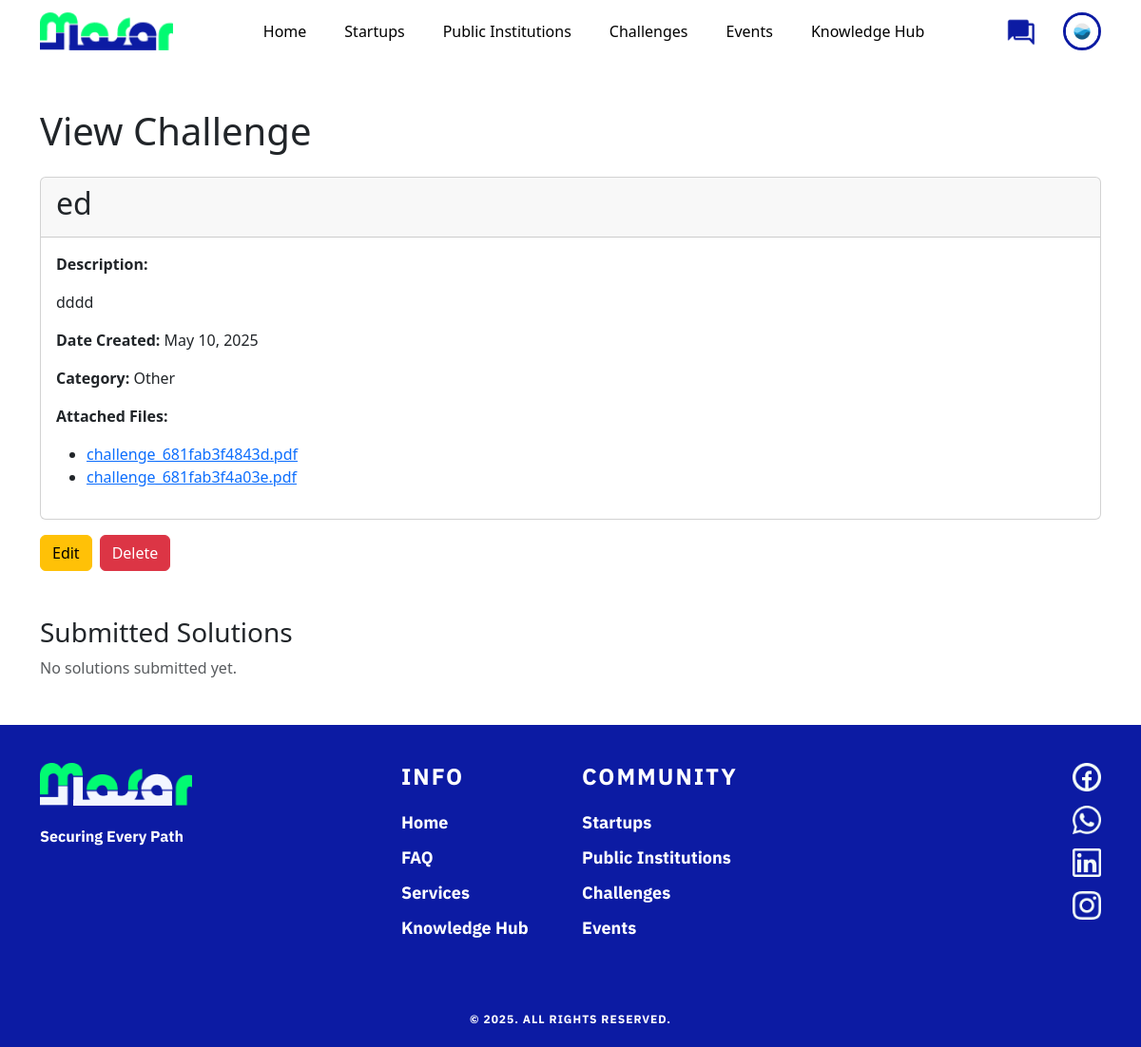
Page /front_office/pages/challenge_details.php?challenge_id=6 (signed in) on the committed database.
### tables this page shows
CREATE TABLE `public_institutions` (
  `institution_id` int(11) NOT NULL,
  `user_id` int(11) DEFAULT NULL,
  `institution_name` varchar(150) NOT NULL,
  `unique_identifier` varchar(50) NOT NULL,
  `commercial_register` varchar(255) NOT NULL,
  `description` text DEFAULT NULL,
  `contact_email` varchar(100) DEFAULT NULL,
  `logo` varchar(255) DEFAULT NULL,
  `type` varchar(100) DEFAULT NULL,
  `about_section` text DEFAULT NULL,
  `phone_number` varchar(20) DEFAULT NULL,
  `address` text DEFAULT NULL,
  `website_url` varchar(255) DEFAULT NULL,
  `facebook_link` varchar(255) DEFAULT NULL,
  `linkedin_link` varchar(255) DEFAULT NULL,
  `x_link` varchar(255) DEFAULT NULL,
  `instagram_link` varchar(255) DEFAULT NULL
);

CREATE TABLE `challenges` (
  `challenge_id` int(11) NOT NULL,
  `institution_id` int(11) DEFAULT NULL,
  `title` varchar(150) NOT NULL,
  `description` text DEFAULT NULL,
  `type` enum('targeted','open-ended') DEFAULT 'open-ended',
  `status` enum('open','closed') DEFAULT 'open',
  `posted_at` timestamp NOT NULL DEFAULT current_timestamp(),
  `deadline` date DEFAULT NULL,
  `created_at` datetime DEFAULT current_timestamp(),
  `file_attachment` varchar(255) DEFAULT NULL,
  `category` enum('Operations','Design & Planning','Land Use & Urban Planning','Vehicles','Automated Enforcement','ITS & Data Utilization','Police Enforcement','Legislation & Regulations','Training, Awareness & Education','Other') NOT NULL DEFAULT 'Other'
);

CREATE TABLE `media` (
  `media_id` int(11) NOT NULL,
  `post_id` int(11) DEFAULT NULL,
  `idea_id` int(11) DEFAULT NULL,
  `media_type` varchar(50) DEFAULT NULL,
  `file_path` varchar(255) DEFAULT NULL,
  `created_at` timestamp NOT NULL DEFAULT current_timestamp(),
  `post_institution_id` int(11) DEFAULT NULL,
  `challenge_id` int(11) DEFAULT NULL,
  `story_id` int(11) DEFAULT NULL
);

### front_office/pages/challenge_details.php (the view, shortened to what this page needs)
<?php
include '../includes/db.php';
include '../components/navbar.php';
$role = $_SESSION['role'] ?? null;
$institution_id = $_SESSION['institution_id'] ?? null;
$challenge_id = intval($_GET['challenge_id']);
$getChallenge = mysqli_query($conn, "SELECT * FROM challenges WHERE challenge_id = '$challenge_id'");
$getChallengeMedia = mysqli_query($conn, "
    SELECT * FROM media
    WHERE challenge_id = '$challenge_id'
");
$challenge = mysqli_fetch_assoc($getChallenge);
?>
<!DOCTYPE html>
<html lang="en">
<head>
  <link href="https://cdn.jsdelivr.net/npm/bootstrap@5.1.3/dist/css/bootstrap.min.css" rel="stylesheet">
</head>
<body>
<div class="container my-5">
  <h1 class="mb-4">View Challenge</h1>
  <div class="card">
    <div class="card-header">
      <h2><?= htmlspecialchars($challenge['title']) ?></h2>
    </div>
    <div class="card-body">
      <p><strong>Description:</strong></p>
      <p><?= nl2br(htmlspecialchars($challenge['description'])) ?></p>
      <p><strong>Date Created:</strong> <?= date('F j, Y', strtotime($challenge['created_at'])) ?></p>
      <p><strong>Category:</strong> <?= htmlspecialchars($challenge['category'] ?? 'Unspecified') ?></p>
      <?php if ($getChallengeMedia && mysqli_num_rows($getChallengeMedia) > 0): ?>
  <p><strong>Attached Files:</strong></p>
  <ul>
    <?php while ($media = mysqli_fetch_assoc($getChallengeMedia)): ?>
      <li>
        <a href="<?= htmlspecialchars($media['file_path']) ?>" target="_blank">
          <?= basename($media['file_path']) ?>
        </a>
      </li>
    <?php endwhile; ?>
  </ul>
<?php else: ?>
  <p class="text-muted">No file attached.</p>
<?php endif; ?>
    </div>
  </div>
  <div class="mt-3 d-flex flex-wrap gap-2">
    <?php if ($role === 'institution' && $institution_id == $challenge['institution_id']): ?>
      <button class="btn btn-warning" data-bs-toggle="modal" data-bs-target="#editChallengeModal<?= $challenge['challenge_id'] ?>">Edit</button>
      <a href="../public_institution_profile/challenges/delete_challenge.php?challenge_id=<?= $challenge_id ?>" class="btn btn-danger" onclick="return confirm('Are you sure you want to delete this challenge?');">Delete</a>
    <?php endif; ?>
  </div>
  <h3 class="mt-5">Submitted Solutions</h3>
  <?php
  $canViewAll = $role === 'institution' && $institution_id == $challenge['institution_id'];
  $canViewOwn = false;
  $solutions = false;
  if ($canViewAll) {
      $solutions = mysqli_query($conn, "
          SELECT s.*, st.startup_name
          FROM solutions s
          JOIN startups st ON s.startup_id = st.startup_id
          WHERE s.challenge_id = '$challenge_id'
          ORDER BY s.submitted_at DESC
      ");
  }
  ?>
  <?php if ($solutions && mysqli_num_rows($solutions) > 0): ?>
    <?php while ($solution = mysqli_fetch_assoc($solutions)): ?>
      <div class="card mb-3">
        <div class="card-header">
          <strong><?= htmlspecialchars($solution['proposal_title']) ?></strong>
          <span class="text-muted float-end">
            by <?= htmlspecialchars($solution['startup_name']) ?> on <?= date('F j, Y', strtotime($solution['submitted_at'])) ?>
          </span>
        </div>
        <div class="card-body">
          <p><?= nl2br(htmlspecialchars($solution['proposal_description'])) ?></p>
          <?php if (!empty($solution['file_attachment']) && file_exists($solution['file_attachment'])): ?>
            <a href="<?= htmlspecialchars($solution['file_attachment']) ?>" target="_blank" class="btn btn-sm btn-outline-primary">Download Attachment</a>
          <?php endif; ?>
          <a href="solution.php?solution_id=<?= $solution['solution_id'] ?>" class="btn btn-sm btn-primary">View Details</a>
          <span class="badge bg-<?=
            $solution['status'] === 'selected' ? 'success' :
            ($solution['status'] === 'rejected' ? 'danger' : 'secondary') ?>">
            <?= ucfirst($solution['status']) ?>
          </span>
        </div>
      </div>
    <?php endwhile; ?>
  <?php else: ?>
    <p class="text-muted">
      <?= !$role ? 'You must be logged in to view solutions.' :
          ($role === 'startup' && !$canViewOwn ? 'You haven’t submitted a solution to this challenge.' :
          ($role === 'institution' && !$canViewAll ? 'You do not have permission to view the solutions.' :
          'No solutions submitted yet.')) ?>
    </p>
  <?php endif; ?>
</div>
<?php include('../components/footer.php'); ?>
</body>
</html>

### front_office/components/navbar.php (shortened to what this page needs)
<?php
include('../includes/db.php');
$loggedIn = false;
$messagesLink = '#';
if (isset($_SESSION['email'])) {
    $loggedIn = true;
    $email = $_SESSION['email'];
    $query = mysqli_query($conn, "SELECT * FROM users WHERE email = '$email'");
    $user = mysqli_fetch_assoc($query);
    $role = $user['role'];
    $userId = $user['user_id'];
    $profilePicture = '../images/default-profile.png';
    if ($role == 'startup') {
        $profileQuery = mysqli_query($conn, "SELECT logo FROM startups WHERE user_id = '$userId'");
        $profileData = mysqli_fetch_assoc($profileQuery);
        if (!empty($profileData['logo'])) {
            $profilePicture = '../uploads/' . $profileData['logo'];
        }
    } else {
        $profileQuery = mysqli_query($conn, "SELECT logo FROM public_institutions WHERE user_id = '$userId'");
        $profileData = mysqli_fetch_assoc($profileQuery);
        if (!empty($profileData['logo'])) {
            $profilePicture = '../uploads/' . $profileData['logo'];
        }
    }
    $messagesLink = "../chat/chat.php?id=$userId&type=$role";
}
?>
<!DOCTYPE html>
<html lang="en">
<head>
<link href="https://cdn.jsdelivr.net/npm/bootstrap@5.1.3/dist/css/bootstrap.min.css" rel="stylesheet" />
</head>
<body>
<nav class="navbar navbar-expand-lg navbar-light">
  <div class="container">
    <a class="navbar-brand" href="../pages/home.php">
      <img src="../components/logo2.png" alt="Masar Platform Logo" />
    </a>
    <div class="collapse navbar-collapse" id="navbarNav">
      <ul class="navbar-nav mx-auto">
        <li class="nav-item"><a class="nav-link <?php echo basename($_SERVER['PHP_SELF']) == 'home.php' ? 'active' : ''; ?>" href="../pages/home.php">Home</a></li>
        <li class="nav-item"><a class="nav-link <?php echo basename($_SERVER['PHP_SELF']) == 'startups_list.php' ? 'active' : ''; ?>" href="../pages/startups_list.php">Startups</a></li>
        <li class="nav-item"><a class="nav-link <?php echo basename($_SERVER['PHP_SELF']) == 'public_institutions_list.php' ? 'active' : ''; ?>" href="../pages/public_institutions_list.php">Public Institutions</a></li>
        <li class="nav-item"><a class="nav-link <?php echo basename($_SERVER['PHP_SELF']) == 'challenges_list.php' ? 'active' : ''; ?>" href="../pages/challenges_list.php">Challenges</a></li>
        <li class="nav-item"><a class="nav-link <?php echo basename($_SERVER['PHP_SELF']) == 'events_list.php' ? 'active' : ''; ?>" href="../pages/events_list.php">Events</a></li>
        <li class="nav-item"><a class="nav-link <?php echo basename($_SERVER['PHP_SELF']) == 'documents.php' ? 'active' : ''; ?>" href="../pages/documents.php">Knowledge Hub</a></li>
      </ul>
      <ul class="navbar-nav align-items-center">
        <li class="nav-item message-item">
          <a class="nav-link p-0" href="<?php echo $loggedIn ? $messagesLink : '#'; ?>" <?php if (!$loggedIn) echo 'data-bs-toggle="modal" data-bs-target="#loginModal"'; ?>>
            <img src="../components/chats.png" class="message-icon" alt="Messages" />
          </a>
        </li>
        <?php if ($loggedIn): ?>
          <li class="nav-item profile-container">
            <img src="<?php echo $profilePicture; ?>" alt="Profile" class="profile-pic" id="profileToggle" onerror="this.onerror=null;this.src='../images/default-profile.png';" />
          </li>
        <?php else: ?>
          <li class="nav-item">
            <a class="nav-link btn btn-success ms-2" href="../authentication/login.php">Login</a>
          </li>
        <?php endif; ?>
      </ul>
    </div>
  </div>
</nav>
</body>
</html>

### front_office/components/navbar.php (style rules this page uses)
body { font-family: 'IBM Plex Sans', sans-serif; margin: 0; background: #222; }
.navbar { padding: 15px 0; background: transparent; z-index: 1000; }
.navbar-brand img { height: 40px; }
.nav-link { font-size: 16px; font-weight: 500; color: #000 !important; margin: 0 8px; padding: 8px 12px !important; cursor: pointer; position: relative; transition: color 0.3s ease; }
.nav-link::after { content: ''; position: absolute; bottom: 0; left: 12px; right: 12px; height: 2px; background-color: #0C1BA3; transform: scaleX(0); transition: transform 0.3s ease; }
.profile-pic { width: 40px; height: 40px; border-radius: 50%; object-fit: cover; border: 3px solid #0C1BA3; display: block; cursor: pointer; }
.message-icon { width: 32px; height: 32px; cursor: pointer; transition: transform 0.2s ease; }
.message-item { position: relative; display: flex; align-items: center; margin-right: 15px; }
.nav-item.profile-container { position: relative; margin-left: 5px; }
.navbar-nav { display: flex; align-items: center; }

### front_office/components/footer.php (style rules this page uses)
body { margin: 0; padding: 0; }

### rows in the picture
public_institutions: logo (picture)
challenges: title "ed", description "dddd", created_at "May 10, 2025", category "Other"
media: file_path "challenge_681fab3f4843d.pdf"
media: file_path "challenge_681fab3f4a03e.pdf"
